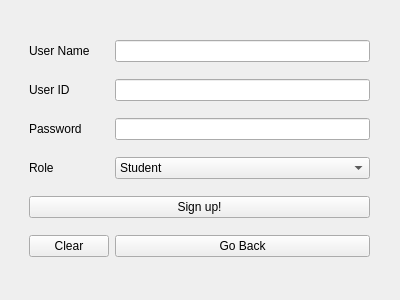
<?xml version="1.0" encoding="UTF-8"?>
<ui version="4.0">
 <class>SignUpPage</class>
 <widget class="QWidget" name="SignUpPage">
  <property name="geometry">
   <rect>
    <x>0</x>
    <y>0</y>
    <width>400</width>
    <height>300</height>
   </rect>
  </property>
  <property name="windowTitle">
   <string>Form</string>
  </property>
  <widget class="QWidget" name="gridLayoutWidget">
   <property name="geometry">
    <rect>
     <x>-1</x>
     <y>-1</y>
     <width>401</width>
     <height>301</height>
    </rect>
   </property>
   <layout class="QGridLayout" name="gridLayout">
    <property name="leftMargin">
     <number>30</number>
    </property>
    <property name="topMargin">
     <number>30</number>
    </property>
    <property name="rightMargin">
     <number>30</number>
    </property>
    <property name="bottomMargin">
     <number>30</number>
    </property>
    <item row="3" column="0">
     <widget class="QLabel" name="label_4">
      <property name="text">
       <string>Role</string>
      </property>
      <property name="buddy">
       <cstring>RoleCombo</cstring>
      </property>
     </widget>
    </item>
    <item row="1" column="1">
     <widget class="QLineEdit" name="UserIdLine"/>
    </item>
    <item row="4" column="0" colspan="2">
     <widget class="QPushButton" name="SignUpButton">
      <property name="text">
       <string>Sign up!</string>
      </property>
     </widget>
    </item>
    <item row="0" column="1">
     <widget class="QLineEdit" name="UserNameLine"/>
    </item>
    <item row="0" column="0">
     <widget class="QLabel" name="label">
      <property name="text">
       <string>User Name</string>
      </property>
      <property name="buddy">
       <cstring>UserNameLine</cstring>
      </property>
     </widget>
    </item>
    <item row="5" column="0">
     <widget class="QPushButton" name="pushButton_2">
      <property name="text">
       <string>Clear</string>
      </property>
     </widget>
    </item>
    <item row="2" column="1">
     <widget class="QLineEdit" name="PassWordLine"/>
    </item>
    <item row="5" column="1">
     <widget class="QPushButton" name="GoBackButton">
      <property name="text">
       <string>Go Back</string>
      </property>
     </widget>
    </item>
    <item row="2" column="0">
     <widget class="QLabel" name="label_3">
      <property name="text">
       <string>Password</string>
      </property>
      <property name="buddy">
       <cstring>PassWordLine</cstring>
      </property>
     </widget>
    </item>
    <item row="1" column="0">
     <widget class="QLabel" name="label_2">
      <property name="text">
       <string>User ID</string>
      </property>
      <property name="buddy">
       <cstring>UserIdLine</cstring>
      </property>
     </widget>
    </item>
    <item row="3" column="1">
     <widget class="QComboBox" name="RoleCombo">
      <item>
       <property name="text">
        <string>Student</string>
       </property>
      </item>
      <item>
       <property name="text">
        <string>Teacher</string>
       </property>
      </item>
     </widget>
    </item>
   </layout>
  </widget>
 </widget>
 <resources/>
 <connections/>
</ui>
